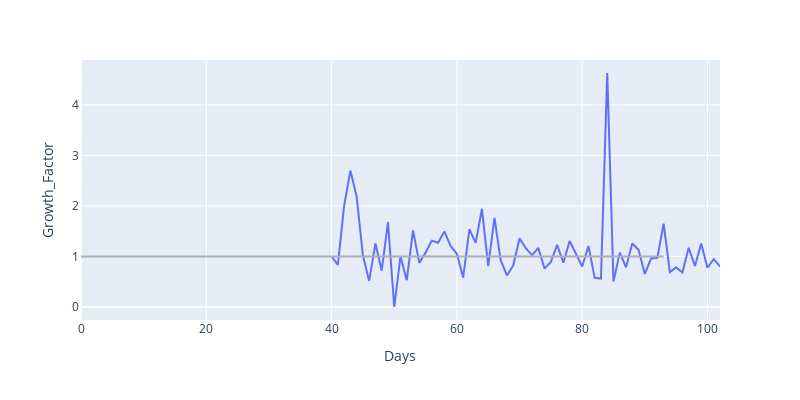

The cell this chart's notebook holds for it:
### Markdown cell above
#### Growth Factor

### Code cell
table = df.copy()
features = ['Country','Country_code','Date','Days','Confirmed','Deaths','New_Confirmed','New_Deaths']
table = table[features]

# Get data from the first confirmed case
table = table[table['Confirmed']>2]

# Calculate lags x(t-1)
table['Confirmed_Lag1'] = table['Confirmed'].shift(1)
table['Deaths_Lag1'] = table['Deaths'].shift(1)

table['New_Confirmed_Lag1'] = table['New_Confirmed'].shift(1)
table['New_Deaths_Lag1'] = table['New_Deaths'].shift(1)

# Filter and Replace data where previous country != current country
mask = table['Country'] != table['Country'].shift(1) # IF lag country not equal to the previous country --> THEN mask = True
table.loc[mask, 'Confirmed_Lag1'] = 0.0
table.loc[mask, 'Deaths_Lag1'] = 0.0
table.loc[mask, 'New_Confirmed_Lag1'] = 0.0
table.loc[mask, 'New_Deaths_Lag1'] = 0.0

#-----------------------------------------------------------------------------------------------------------------------------#
# Growth Factor = new confirmed(t) / new confirmed(t-1) 
table['Growth_Factor'] = table['New_Confirmed'] / table['New_Confirmed_Lag1']
table.replace([np.nan, np.inf, -np.inf], 1, inplace=True)
#---> GF > 1 = Outbreaking || GF < 1 = Stopping | GF = 1 

# Plot results
df_country = table[table['Country']=='Belgium']

fig = px.line(df_country, x='Days', y='Growth_Factor', width=800, height=400)
fig.add_shape(type= 'line', yref= 'y', y0= 1, y1= 1, xref= 'x', x0= 93, x1= 0,
              line=dict(color=lightGrey, width=2))
fig.show()

### Figure 1 — Plotly figure (JSON) as saved in the notebook; plotly's stock layout.template omitted (floating-point values rounded to 4 significant figures)
{"data": [{"hovertemplate": "Days=%{x}<br>Growth_Factor=%{y}<extra></extra>", "legendgroup": "", "line": {"color": "#636efa", "dash": "solid"}, "mode": "lines", "name": "", "showlegend": false, "type": "scatter", "x": [40, 41, 42, 43, 44, 45, 46, 47, 48, 49, 50, 51, 52, 53, 54, 55, 56, 57, 58, 59, 60, 61, 62, 63, 64, 65, 66, 67, 68, 69, 70, 71, 72, 73, 74, 75, 76, 77, 78, 79, 80, 81, 82, 83, 84, 85, 86, 87, 88, 89, 90, 91, 92, 93, 94, 95, 96, 97, 98, 99, 100, 101, 102], "xaxis": "x", "y": [1, 0.8333, 2, 2.7, 2.185, 1.017, 0.5167, 1.258, 0.7179, 1.679, 0, 1, 0.5306, 1.515, 0.8731, 1.076, 1.314, 1.272, 1.495, 1.208, 1.05, 0.5836, 1.538, 1.27, 1.943, 0.8082, 1.764, 0.92, 0.6246, 0.8241, 1.357, 1.164, 1.027, 1.168, 0.7586, 0.8913, 1.229, 0.8761, 1.307, 1.066, 0.8023, 1.206, 0.5783, 0.5626, 4.63, 0.5037, 1.075, 0.7863, 1.256, 1.133, 0.6543, 0.9589, 0.9732, 1.648, 0.6898, 0.7839, 0.6836, 1.17, 0.8114, 1.257, 0.7773, 0.9454, 0.8021], "yaxis": "y"}], "layout": {"height": 400, "legend": {"tracegroupgap": 0}, "margin": {"t": 60}, "shapes": [{"line": {"color": "#b0b0b0", "width": 2}, "type": "line", "x0": 93, "x1": 0, "xref": "x", "y0": 1, "y1": 1, "yref": "y"}], "width": 800, "xaxis": {"anchor": "y", "domain": [0, 1], "title": {"text": "Days"}}, "yaxis": {"anchor": "x", "domain": [0, 1], "title": {"text": "Growth_Factor"}}}}
